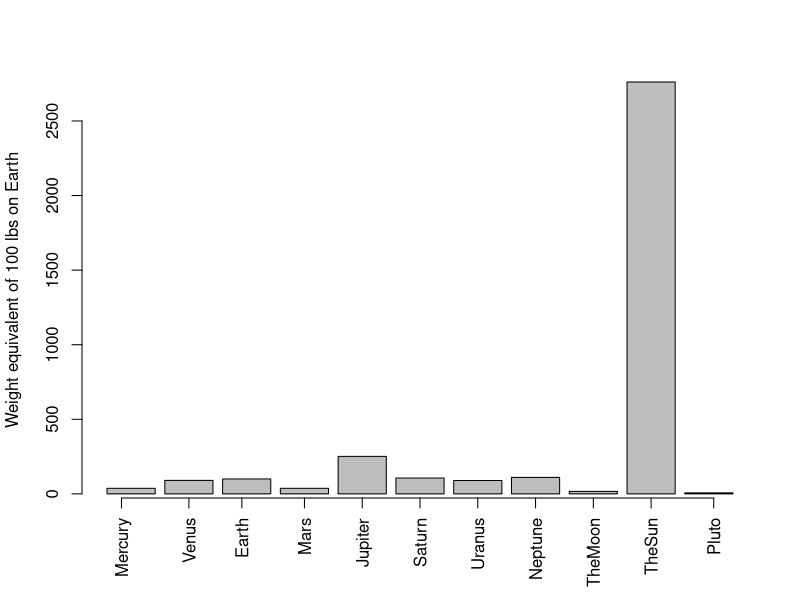

Reproduce this figure in R.
## ---- chunk 1
#I cant figure out a way to have echo= TRUE and not have the plot off the bottom of the slide!

planetData=data.frame(Mercury=numeric(0),Venus=numeric(0),Earth=numeric(0),Mars=numeric(0),Jupiter=numeric(0),Saturn=numeric(0),Uranus=numeric(0),Neptune=numeric(0),TheMoon=numeric(0),TheSun=numeric(0),Pluto=numeric(0),stringsAsFactors=FALSE)

weightList=c(3.3e23,4.9e24,6.0e24,6.4e23,1.9e27,5.7e26,8.7e25,1.0e26,7.5e22,2.0e30,1.3e22)
radiusList=c(2440,6052,6371,3400,71500,60250,25600,24750,1740,700000,1140)

for (i in 1:ncol(planetData)){
  planetData[1,i]<-100*(as.numeric(unname(weightList[i]))/as.numeric(unname(radiusList[i]))^2)/as.numeric((unname(weightList[3]))/as.numeric(unname(radiusList[3]))^2)
}

barplot(as.numeric(unname(planetData[1,])),ylab="Weight equivalent of 100 lbs on Earth")
axis(side=1,labels=colnames(planetData),at=c(0.5,1.9,3,4.3,5.5,6.7,7.9,9.1,10.3,11.5,12.8),las=2)
